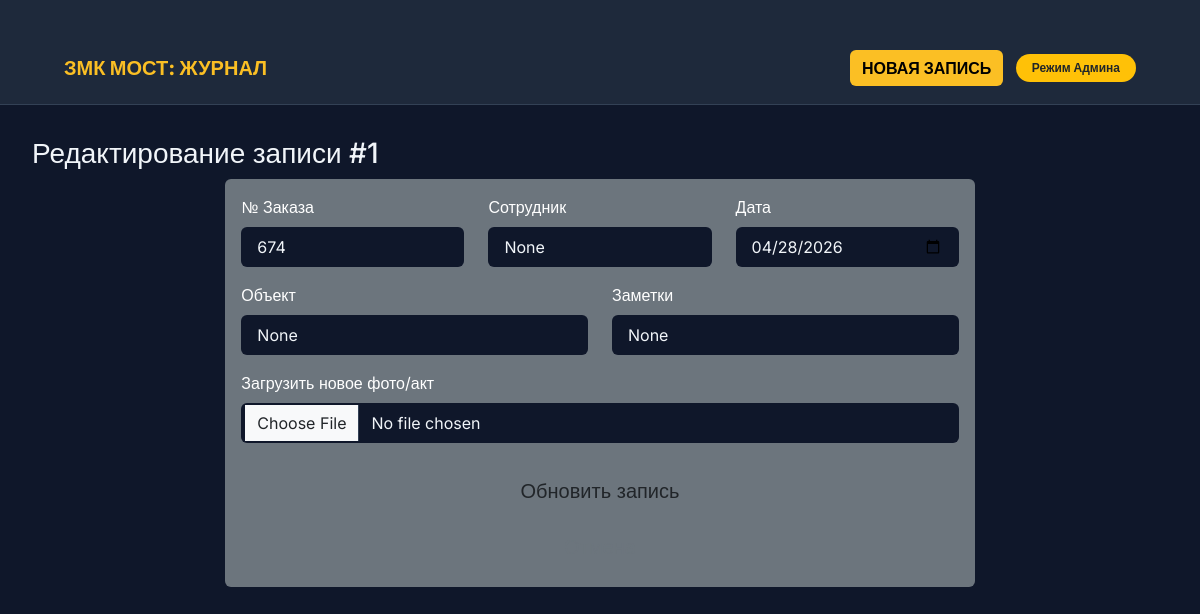
The page /edit/1?admin=true on the database its author committed.
### tables this page shows
CREATE TABLE journal (
                id INTEGER PRIMARY KEY AUTOINCREMENT,
                order_num TEXT NOT NULL,
                employee TEXT,
                scan_date TEXT,
                object_name TEXT,
                notes TEXT,
                file_path TEXT,
                is_deleted INTEGER DEFAULT 0,
                deleted_at TEXT
            , cloud_code TEXT, cloud_note TEXT, cloud_by TEXT, cloud_at TEXT, analysis_code TEXT, analysis_note TEXT, analysis_by TEXT, analysis_at TEXT, e57_code TEXT, e57_note TEXT, e57_by TEXT, e57_at TEXT);

### app.py (the view, shortened to what this page needs)
@app.route('/edit/<int:id>', methods=('GET', 'POST'))
def edit(id):
    is_admin = request.args.get('admin') == 'true'
    if not is_admin:
        return "Доступ запрещен.", 403
    conn = get_db_connection()
    try:
        row = conn.execute('SELECT * FROM journal WHERE id = ?', (id,)).fetchone()
        if row is None:
            return "Запись не найдена", 404
        return render_template('edit.html', data=row, is_admin=True)
    except Exception as e:
        conn.rollback()
        print(f"Error editing record: {e}")
        return "Произошла ошибка при редактировании", 500
    finally:
        conn.close()

### app.py (called while the page is built)
def get_db_connection():
    conn = sqlite3.connect(DB_NAME, timeout=10)
    conn.row_factory = sqlite3.Row
    return conn

### templates/edit.html (shortened to what this page needs)
{% extends "base.html" %}
{% block content %}
    <div class="header-card">
        <h3>Редактирование записи #{{ data.id }}</h3>
    </div>
    <div class="row justify-content-center">
        <div class="col-lg-8">
            <div class="card bg-secondary text-white border-0">
                <div class="card-body">
                    <form method="post" enctype="multipart/form-data">
                        <div class="row">
                            <div class="col-md-4 mb-3">
                                <label class="form-label">№ Заказа</label>
                                <input type="text" name="order_num" class="form-control bg-dark border-0 text-white" value="{{ data.order_num }}" required>
                            </div>
                            <div class="col-md-4 mb-3">
                                <label class="form-label">Сотрудник</label>
                                <input type="text" name="employee" class="form-control bg-dark border-0 text-white" value="{{ data.employee }}" required>
                            </div>
                            <div class="col-md-4 mb-3">
                                <label class="form-label">Дата</label>
                                <input type="date" name="scan_date" class="form-control bg-dark border-0 text-white" value="{{ data.scan_date }}" required>
                            </div>
                        </div>
                        <div class="row">
                            <div class="col-md-6 mb-3">
                                <label class="form-label">Объект</label>
                                <input type="text" name="object_name" class="form-control bg-dark border-0 text-white" value="{{ data.object_name }}" required>
                            </div>
                            <div class="col-md-6 mb-3">
                                <label class="form-label">Заметки</label>
                                <input type="text" name="notes" class="form-control bg-dark border-0 text-white" value="{{ data.notes }}">
                            </div>
                        </div>
                        <div class="mb-4">
                            <label class="form-label">Загрузить новое фото/акт</label>
                            <input type="file" name="file" class="form-control bg-dark border-0 text-white" accept="image/*,.pdf">
                        </div>
                        <button type="submit" class="btn btn-zmkm-warning btn-lg w-100">Обновить запись</button>
                        <a href="/" class="btn btn-outline-secondary btn-lg w-100 mt-2">Отмена</a>
                    </form>
                </div>
            </div>
        </div>
    </div>
{% endblock %}

### templates/base.html (style rules this page uses)
body { background-color: #0f172a !important; color: #f1f5f9 !important; font-family: 'Inter', sans-serif !important; min-height: 100vh; margin: 0; }
.search-box, .form-control { background-color: #0f172a !important; border-color: #334155 !important; color: #f1f5f9 !important; padding: 0.5rem 1rem !important; }

### rows shown on the page
journal: id "1", order_num "674", scan_date "04/28/2026"
